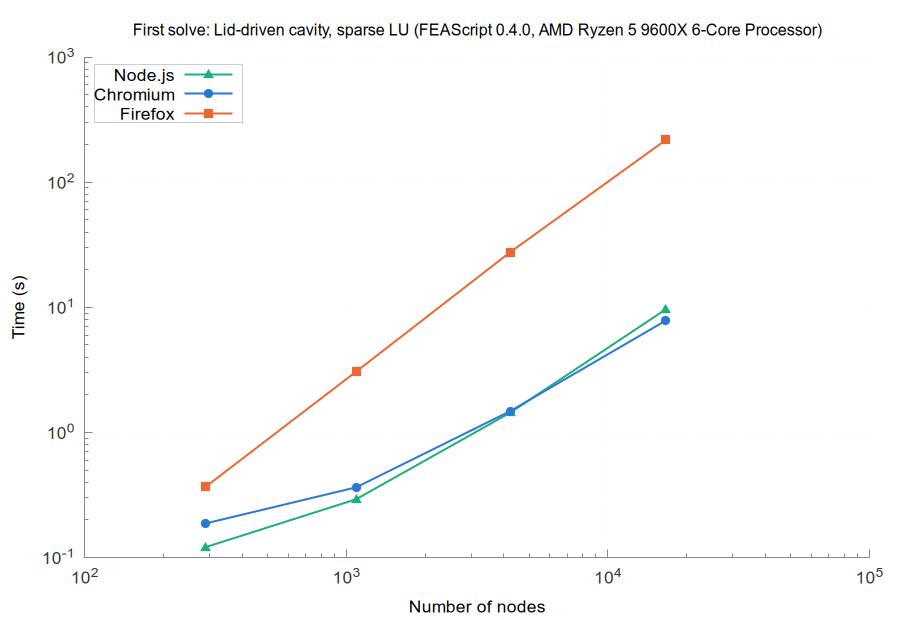

gnuplot code for this plot:
set terminal pngcairo size 900,620 font 'Arial,13'
set border 3 lc rgb '#888888'; set tics nomirror tc rgb '#333333'
set grid lc rgb '#e6e6e6' lw 1; set key top left box lc rgb '#cccccc' opaque
set logscale xy; set format y '10^{%L}'; set format x '10^{%L}'
set output 'browsers_Lid_driven_cavity_sparse_LU_first.png'
set title 'First solve: Lid-driven cavity, sparse LU (FEAScript 0.4.0, AMD Ryzen 5 9600X 6-Core Processor)' font 'Arial,12'
set xlabel 'Number of nodes'
set ylabel 'Time (s)'
plot 'browsers_Lid_driven_cavity_sparse_LU_first_node.dat' u 1:2 w lp lw 2 pt 9 ps 1.2 lc rgb '#1baf7a' t 'Node.js', \
     'browsers_Lid_driven_cavity_sparse_LU_first_chromium.dat' u 1:2 w lp lw 2 pt 7 ps 1.2 lc rgb '#2a78d6' t 'Chromium', \
     'browsers_Lid_driven_cavity_sparse_LU_first_firefox.dat' u 1:2 w lp lw 2 pt 5 ps 1.2 lc rgb '#eb6834' t 'Firefox'
